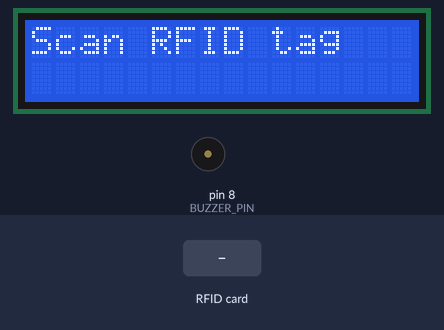
Bench run of a sketch on a simulated Arduino Uno, built with avr-gcc and run on an emulated ATmega328P. Shown: 16×2 character LCD, buzzer (waves = sounding). The test bench sets the inputs (shaded band). What the sketch prints to the serial monitor is not drawn.

Above: at 1.3 s.
1.4 s: RFID card 5E 7A 19 C4 held to the reader
At 1.67 s:
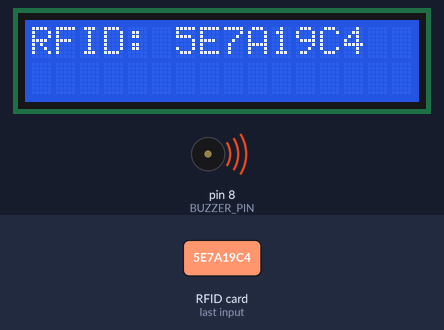
At 3.0 s:
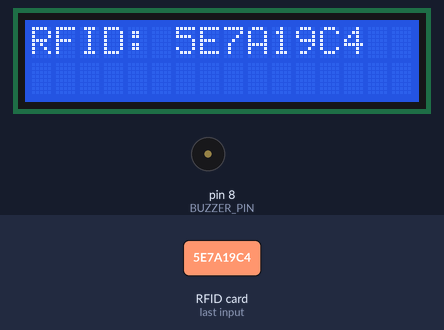
Timing chart, 0 to 4.5 s (numbered marks = the images above; inputs shaded):
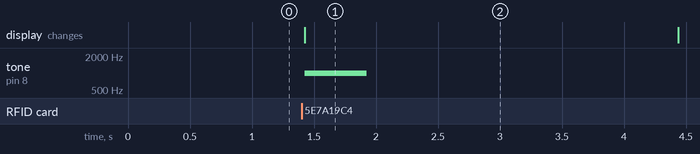

The sketch:

ArduinoRFIDI2CBuzzer.ino
```cpp
#include <SPI.h>
#include <MFRC522.h>
#include <Wire.h>
#include <LiquidCrystal_I2C.h>

#define SS_PIN 10  // Pin for the RFID module
#define RST_PIN 9  // Pin for the RFID module
#define BUZZER_PIN 8  // Pin for the buzzer

MFRC522 mfrc522(SS_PIN, RST_PIN);  // Create an MFRC522 instance

LiquidCrystal_I2C lcd(0x27, 16, 2);  // Initialize the LCD with I2C address 0x27, 16 columns and 2 rows

void setup() {
  Serial.begin(9600);  // Start serial communication via USB (connected to PC)
  SPI.begin();         // Initialize SPI communication for MFRC522
  mfrc522.PCD_Init();  // Initialize MFRC522 reader

  lcd.begin(16, 2);    // Initialize the LCD
  lcd.backlight();     // Turn on the backlight (make sure the display is bright)
  lcd.print("Scan RFID tag");  // Display message to scan the RFID tag

  pinMode(BUZZER_PIN, OUTPUT); // Set the buzzer pin as an output
}

void loop() {
  // Check if a new card is detected
  if (mfrc522.PICC_IsNewCardPresent()) {
    // If a new card is detected, read its serial number
    if (mfrc522.PICC_ReadCardSerial()) {
      String rfid = "";  // Initialize an empty string for the RFID

      // Loop through the UID bytes and build the string for the RFID
      for (byte i = 0; i < mfrc522.uid.size; i++) {
        rfid += String(mfrc522.uid.uidByte[i], HEX);  // Convert the UID bytes to HEX and append
      }
      rfid.toUpperCase();  // Convert the RFID string to uppercase for consistency

      lcd.clear();  // Clear the LCD screen
      lcd.print("RFID: ");  // Display the label "RFID: "
      lcd.print(rfid);  // Display the scanned RFID UID

      // Send the RFID UID to the serial monitor for further processing (e.g., Node.js WebSocket)
      Serial.println(rfid);  // Send RFID UID to USB serial port

      // Sound the buzzer for 500 milliseconds (adjust as needed)
      tone(BUZZER_PIN, 1000, 500);  // 1000 Hz frequency, 500 ms duration

      delay(3000);  // Wait for 3 seconds before resetting the display

      // After 3 seconds, reset the display to ask for another scan
      lcd.clear();  // Clear the LCD screen
      lcd.print("Scan RFID tag");  // Display the prompt to scan a new RFID tag
    }
  }
}
```

Measured:
- after the input at 1.4 s, tone on pin 8 (BUZZER_PIN): silent → 1000 Hz at once, → silent 0.50 s later; the display: changes at once (image 1)
